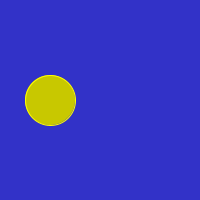
Frame 1 (no input)
Frame 60 (the mouse pressed at the canvas centre just before this capture): blank canvas, image omitted
Frame 120 (the mouse held since frame 60 and released just before this capture): blank canvas, image omitted

The Processing sketch that drew this single still picture (run headless with seeded random() and noise(); from frame 60 on, the mouse is pressed at the canvas centre):

// Processing sketch: flappyBird
// ── flappyBird.pde
void setup(){
  size(200,200);
}
  int yPos = 100;
  int yVelocity = 30;
void draw(){
  background(50, 50, 200);
  fill(200, 200, 0);
  stroke(255, 255, 0);
  ellipse(50, yPos, 50, 50);
  yPos+=5;
}
